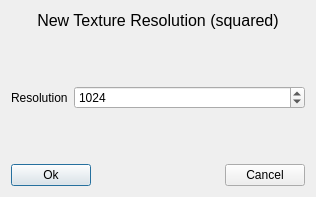
<?xml version="1.0" encoding="UTF-8"?>
<ui version="4.0">
 <class>NewTextureDialogue</class>
 <widget class="QDialog" name="NewTextureDialogue">
  <property name="geometry">
   <rect>
    <x>0</x>
    <y>0</y>
    <width>316</width>
    <height>197</height>
   </rect>
  </property>
  <property name="windowTitle">
   <string>Dialog</string>
  </property>
  <layout class="QVBoxLayout" name="verticalLayout">
   <item>
    <widget class="QLabel" name="label_2">
     <property name="font">
      <font>
       <pointsize>12</pointsize>
      </font>
     </property>
     <property name="text">
      <string>New Texture Resolution (squared)</string>
     </property>
     <property name="alignment">
      <set>Qt::AlignCenter</set>
     </property>
    </widget>
   </item>
   <item>
    <spacer name="verticalSpacer_2">
     <property name="orientation">
      <enum>Qt::Vertical</enum>
     </property>
     <property name="sizeHint" stdset="0">
      <size>
       <width>20</width>
       <height>40</height>
      </size>
     </property>
    </spacer>
   </item>
   <item>
    <layout class="QHBoxLayout" name="horizontalLayout">
     <item>
      <widget class="QLabel" name="label">
       <property name="sizePolicy">
        <sizepolicy hsizetype="Maximum" vsizetype="Preferred">
         <horstretch>0</horstretch>
         <verstretch>0</verstretch>
        </sizepolicy>
       </property>
       <property name="text">
        <string>Resolution</string>
       </property>
      </widget>
     </item>
     <item>
      <widget class="QSpinBox" name="resolution">
       <property name="minimum">
        <number>1</number>
       </property>
       <property name="maximum">
        <number>8192</number>
       </property>
       <property name="value">
        <number>1024</number>
       </property>
      </widget>
     </item>
    </layout>
   </item>
   <item>
    <spacer name="verticalSpacer">
     <property name="orientation">
      <enum>Qt::Vertical</enum>
     </property>
     <property name="sizeHint" stdset="0">
      <size>
       <width>20</width>
       <height>35</height>
      </size>
     </property>
    </spacer>
   </item>
   <item>
    <layout class="QHBoxLayout" name="horizontalLayout_2">
     <item>
      <widget class="QPushButton" name="ok_button">
       <property name="text">
        <string>Ok</string>
       </property>
      </widget>
     </item>
     <item>
      <spacer name="horizontalSpacer">
       <property name="orientation">
        <enum>Qt::Horizontal</enum>
       </property>
       <property name="sizeHint" stdset="0">
        <size>
         <width>40</width>
         <height>20</height>
        </size>
       </property>
      </spacer>
     </item>
     <item>
      <widget class="QPushButton" name="cancel_button">
       <property name="text">
        <string>Cancel</string>
       </property>
      </widget>
     </item>
    </layout>
   </item>
  </layout>
 </widget>
 <resources/>
 <connections/>
</ui>
